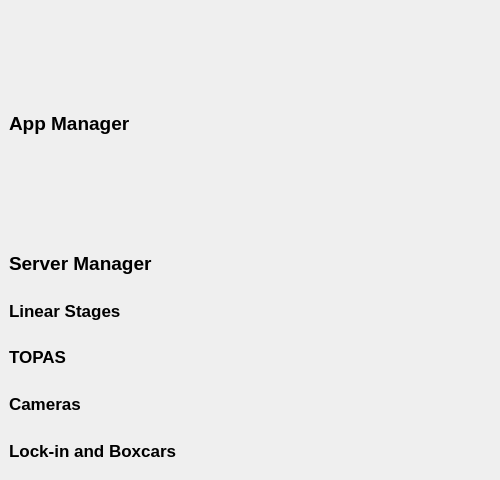
<?xml version="1.0" encoding="UTF-8"?>
<ui version="4.0">
 <class>Labctrl</class>
 <widget class="QMainWindow" name="Labctrl">
  <property name="geometry">
   <rect>
    <x>0</x>
    <y>0</y>
    <width>500</width>
    <height>480</height>
   </rect>
  </property>
  <property name="windowTitle">
   <string>Labctrl</string>
  </property>
  <widget class="QWidget" name="centralwidget">
   <layout class="QVBoxLayout" name="verticalLayout">
    <item>
     <layout class="QVBoxLayout" name="app_manager">
      <item>
       <widget class="QLabel" name="label">
        <property name="font">
         <font>
          <pointsize>14</pointsize>
          <bold>true</bold>
         </font>
        </property>
        <property name="text">
         <string>App Manager</string>
        </property>
       </widget>
      </item>
      <item>
       <layout class="QHBoxLayout" name="app_group"/>
      </item>
     </layout>
    </item>
    <item>
     <layout class="QVBoxLayout" name="server_manager">
      <item>
       <widget class="QLabel" name="label_2">
        <property name="font">
         <font>
          <pointsize>14</pointsize>
          <bold>true</bold>
         </font>
        </property>
        <property name="text">
         <string>Server Manager</string>
        </property>
       </widget>
      </item>
      <item>
       <layout class="QVBoxLayout" name="linear_stage_group">
        <item>
         <widget class="QLabel" name="label_3">
          <property name="font">
           <font>
            <pointsize>13</pointsize>
            <bold>true</bold>
           </font>
          </property>
          <property name="text">
           <string>Linear Stages</string>
          </property>
         </widget>
        </item>
       </layout>
      </item>
      <item>
       <layout class="QVBoxLayout" name="topas_group">
        <item>
         <widget class="QLabel" name="label_4">
          <property name="font">
           <font>
            <pointsize>13</pointsize>
            <bold>true</bold>
           </font>
          </property>
          <property name="text">
           <string>TOPAS</string>
          </property>
         </widget>
        </item>
       </layout>
      </item>
      <item>
       <layout class="QVBoxLayout" name="camera_group">
        <item>
         <widget class="QLabel" name="label_5">
          <property name="font">
           <font>
            <pointsize>13</pointsize>
            <bold>true</bold>
           </font>
          </property>
          <property name="text">
           <string>Cameras</string>
          </property>
         </widget>
        </item>
       </layout>
      </item>
      <item>
       <layout class="QVBoxLayout" name="lockin_and_boxcar_group">
        <item>
         <widget class="QLabel" name="label_6">
          <property name="font">
           <font>
            <pointsize>13</pointsize>
            <bold>true</bold>
           </font>
          </property>
          <property name="text">
           <string>Lock-in and Boxcars</string>
          </property>
         </widget>
        </item>
       </layout>
      </item>
     </layout>
    </item>
   </layout>
  </widget>
 </widget>
 <resources/>
 <connections/>
</ui>
